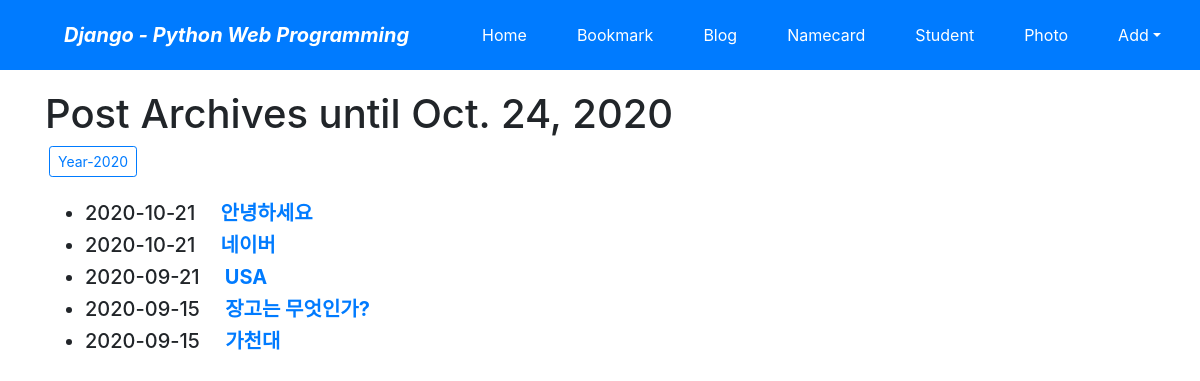
Screenshot of /blog/archive/ (signed in) with the database file from the repository.
### blog/models.py (models this page shows, shortened)
class Post(models.Model):
    title = models.CharField(verbose_name='TITLE', max_length=50)
    slug = models.SlugField('SLUG', unique=True, allow_unicode=True, help_text='one word for title alias.')
    description = models.CharField('DESCRIPTION', max_length=100, blank=True, help_text='simple description text.')
    content = models.TextField('CONTENT')
    create_dt = models.DateTimeField('CREATE DATE', auto_now_add=True)
    modify_dt = models.DateTimeField('MODIFY DATE', auto_now=True)
    owner = models.ForeignKey(User,on_delete=models.CASCADE,verbose_name='OWNER',blank=True,null=True) # 추가
    class Meta:
        verbose_name = 'post'
        verbose_name_plural = 'posts'
        db_table = 'blog_posts'
        ordering = ('-modify_dt',)
    def get_absolute_url(self):
        return reverse('blog:post_detail', args=(self.slug,))

### blog/views.py (the view)
# urls.py: path('archive/', views.PostAV.as_view(), name='post_archive'),
class PostAV(ArchiveIndexView):
    model = Post
    date_field = 'modify_dt'

### blog/templates/blog/post_archive.html (shortened to what this page needs)
{% extends "base.html" %}
{% block content %}
    <h1>Post Archives until {% now "N d, Y" %}</h1>
    {% for date in date_list %}
    <a href="{% url 'blog:post_year_archive' date|date:'Y' %}"
       class="btn btn-outline-primary btn-sm mx-1">
        Year-{{ date|date:"Y" }}</a>
    {% endfor %}
    <br><br>
    <div>
        <ul>
            {% for post in object_list %}
            <li class="h5">
                {{ post.modify_dt|date:"Y-m-d" }}&emsp;
                <a href="{{ post.get_absolute_url }}"><strong>{{ post.title }}</strong></a>
            </li>
            {% endfor %}
        </ul>
    </div>
{% endblock %}

### rows the page displays
Post: modify_dt "2020-10-21", title "안녕하세요"
Post: modify_dt "2020-10-21", title "네이버"
Post: modify_dt "2020-09-21", title "USA"
Post: modify_dt "2020-09-15", title "장고는 무엇인가?"
Post: modify_dt "2020-09-15", title "가천대"

### other values shown
{{ date|date:"Y" }} "2020"
